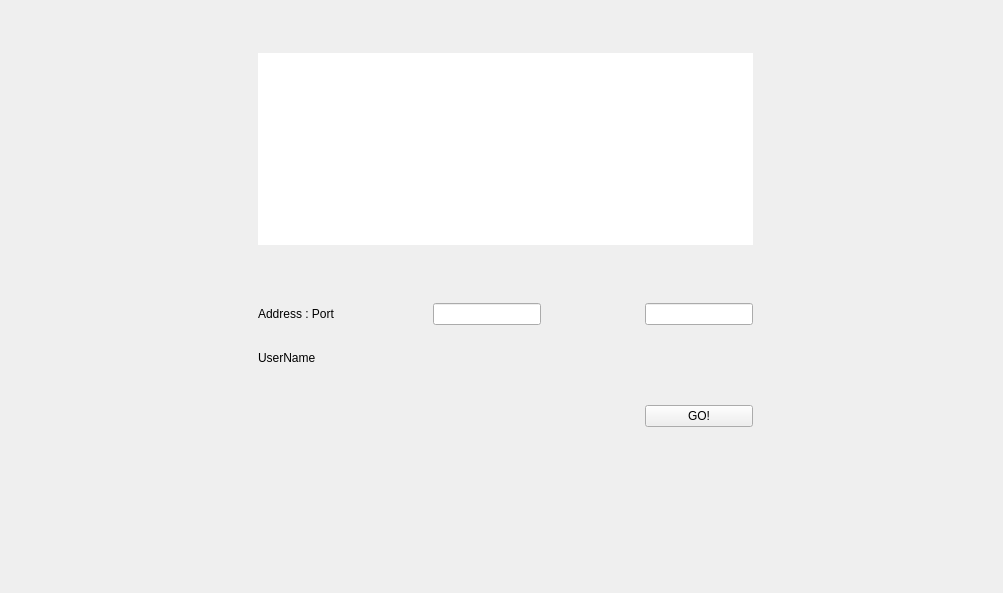
<?xml version="1.0" encoding="UTF-8"?>
<ui version="4.0">
 <class>Form</class>
 <widget class="QWidget" name="Form">
  <property name="geometry">
   <rect>
    <x>0</x>
    <y>0</y>
    <width>1003</width>
    <height>593</height>
   </rect>
  </property>
  <property name="windowTitle">
   <string>Form</string>
  </property>
  <widget class="QWidget" name="gridLayoutWidget">
   <property name="geometry">
    <rect>
     <x>0</x>
     <y>0</y>
     <width>1011</width>
     <height>601</height>
    </rect>
   </property>
   <layout class="QGridLayout" name="gridLayout">
    <item row="3" column="7">
     <spacer name="horizontalSpacer_3">
      <property name="orientation">
       <enum>Qt::Horizontal</enum>
      </property>
      <property name="sizeHint" stdset="0">
       <size>
        <width>40</width>
        <height>20</height>
       </size>
      </property>
     </spacer>
    </item>
    <item row="3" column="0">
     <spacer name="horizontalSpacer_5">
      <property name="orientation">
       <enum>Qt::Horizontal</enum>
      </property>
      <property name="sizeHint" stdset="0">
       <size>
        <width>40</width>
        <height>20</height>
       </size>
      </property>
     </spacer>
    </item>
    <item row="3" column="8">
     <widget class="QLineEdit" name="port"/>
    </item>
    <item row="8" column="8">
     <spacer name="verticalSpacer_2">
      <property name="orientation">
       <enum>Qt::Vertical</enum>
      </property>
      <property name="sizeHint" stdset="0">
       <size>
        <width>20</width>
        <height>40</height>
       </size>
      </property>
     </spacer>
    </item>
    <item row="3" column="2">
     <spacer name="horizontalSpacer">
      <property name="orientation">
       <enum>Qt::Horizontal</enum>
      </property>
      <property name="sizeHint" stdset="0">
       <size>
        <width>40</width>
        <height>20</height>
       </size>
      </property>
     </spacer>
    </item>
    <item row="3" column="9">
     <spacer name="horizontalSpacer_2">
      <property name="orientation">
       <enum>Qt::Horizontal</enum>
      </property>
      <property name="sizeHint" stdset="0">
       <size>
        <width>40</width>
        <height>20</height>
       </size>
      </property>
     </spacer>
    </item>
    <item row="3" column="11">
     <spacer name="horizontalSpacer_6">
      <property name="orientation">
       <enum>Qt::Horizontal</enum>
      </property>
      <property name="sizeHint" stdset="0">
       <size>
        <width>40</width>
        <height>20</height>
       </size>
      </property>
     </spacer>
    </item>
    <item row="3" column="10">
     <spacer name="horizontalSpacer_8">
      <property name="orientation">
       <enum>Qt::Horizontal</enum>
      </property>
      <property name="sizeHint" stdset="0">
       <size>
        <width>40</width>
        <height>20</height>
       </size>
      </property>
     </spacer>
    </item>
    <item row="3" column="4">
     <spacer name="horizontalSpacer_4">
      <property name="orientation">
       <enum>Qt::Horizontal</enum>
      </property>
      <property name="sizeHint" stdset="0">
       <size>
        <width>40</width>
        <height>20</height>
       </size>
      </property>
     </spacer>
    </item>
    <item row="3" column="5">
     <widget class="QLineEdit" name="addr"/>
    </item>
    <item row="7" column="8">
     <spacer name="verticalSpacer_4">
      <property name="orientation">
       <enum>Qt::Vertical</enum>
      </property>
      <property name="sizeHint" stdset="0">
       <size>
        <width>20</width>
        <height>40</height>
       </size>
      </property>
     </spacer>
    </item>
    <item row="5" column="0">
     <spacer name="verticalSpacer">
      <property name="orientation">
       <enum>Qt::Vertical</enum>
      </property>
      <property name="sizeHint" stdset="0">
       <size>
        <width>20</width>
        <height>40</height>
       </size>
      </property>
     </spacer>
    </item>
    <item row="1" column="3" colspan="6">
     <widget class="QGraphicsView" name="logo">
      <property name="frameShape">
       <enum>QFrame::NoFrame</enum>
      </property>
     </widget>
    </item>
    <item row="2" column="5">
     <spacer name="verticalSpacer_7">
      <property name="orientation">
       <enum>Qt::Vertical</enum>
      </property>
      <property name="sizeHint" stdset="0">
       <size>
        <width>20</width>
        <height>40</height>
       </size>
      </property>
     </spacer>
    </item>
    <item row="3" column="3">
     <widget class="QLabel" name="label">
      <property name="text">
       <string>Address : Port</string>
      </property>
     </widget>
    </item>
    <item row="6" column="8">
     <spacer name="verticalSpacer_5">
      <property name="orientation">
       <enum>Qt::Vertical</enum>
      </property>
      <property name="sizeHint" stdset="0">
       <size>
        <width>20</width>
        <height>40</height>
       </size>
      </property>
     </spacer>
    </item>
    <item row="3" column="1">
     <spacer name="horizontalSpacer_7">
      <property name="orientation">
       <enum>Qt::Horizontal</enum>
      </property>
      <property name="sizeHint" stdset="0">
       <size>
        <width>40</width>
        <height>20</height>
       </size>
      </property>
     </spacer>
    </item>
    <item row="5" column="8">
     <widget class="QPushButton" name="join">
      <property name="text">
       <string>GO!</string>
      </property>
     </widget>
    </item>
    <item row="0" column="5">
     <spacer name="verticalSpacer_6">
      <property name="orientation">
       <enum>Qt::Vertical</enum>
      </property>
      <property name="sizeHint" stdset="0">
       <size>
        <width>20</width>
        <height>40</height>
       </size>
      </property>
     </spacer>
    </item>
    <item row="4" column="3">
     <widget class="QLabel" name="label_2">
      <property name="text">
       <string>UserName</string>
      </property>
     </widget>
    </item>
    <item row="4" column="5">
     <widget class="QLabel" name="uname">
      <property name="text">
       <string/>
      </property>
     </widget>
    </item>
    <item row="4" column="9">
     <spacer name="verticalSpacer_3">
      <property name="orientation">
       <enum>Qt::Vertical</enum>
      </property>
      <property name="sizeHint" stdset="0">
       <size>
        <width>20</width>
        <height>40</height>
       </size>
      </property>
     </spacer>
    </item>
   </layout>
  </widget>
 </widget>
 <resources/>
 <connections/>
</ui>
